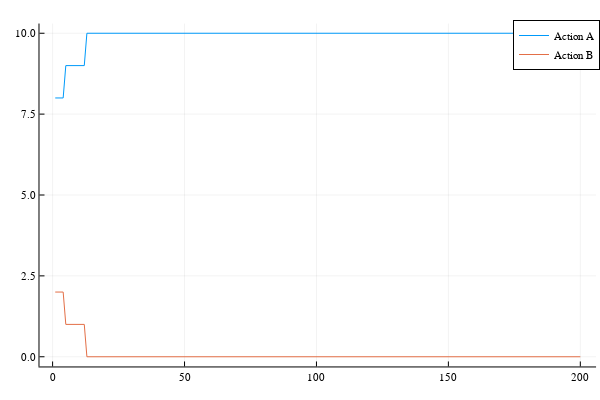

The cell this chart's notebook holds for it:
### Code cell
m = 8
x = time_series(brd_coor, ts_length, [m, N-m])
plot([x[1, :], x[2, :]], label=label_2)

### Figure 1 — Plotly figure (JSON) as saved in the notebook; plotly's stock layout.template omitted (floating-point values rounded to 4 significant figures; data arrays with more than 128 entries replaced by an {"elided": "..."} marker saying what was removed)
{"data": [{"colorbar": {"len": 0.9525, "title": "", "x": 0.9934, "y": 0.5139}, "legendgroup": "Action A", "line": {"color": "rgba(0, 154, 250, 1.000)", "dash": "solid", "shape": "linear", "width": 1}, "mode": "lines", "name": "Action A", "showlegend": true, "type": "scatter", "x": {"elided": "200 int values"}, "xaxis": "x", "y": {"elided": "200 int values"}, "yaxis": "y", "zmax": null, "zmin": null}, {"colorbar": {"len": 0.9525, "title": "", "x": 0.9934, "y": 0.5139}, "legendgroup": "Action B", "line": {"color": "rgba(227, 111, 71, 1.000)", "dash": "solid", "shape": "linear", "width": 1}, "mode": "lines", "name": "Action B", "showlegend": true, "type": "scatter", "x": {"elided": "200 int values"}, "xaxis": "x", "y": {"elided": "200 int values"}, "yaxis": "y", "zmax": null, "zmin": null}], "layout": {"annotations": [], "height": 400, "legend": {"bgcolor": "rgba(255, 255, 255, 1.000)", "bordercolor": "rgba(0, 0, 0, 1.000)", "borderwidth": 1, "font": {"color": "rgba(0, 0, 0, 1.000)", "family": "sans-serif", "size": 11}, "title": {"font": {"color": "rgba(0, 0, 0, 1.000)", "family": "sans-serif", "size": 15}, "text": ""}, "tracegroupgap": 0, "traceorder": "normal", "x": 1, "xanchor": "auto", "y": 1, "yanchor": "auto"}, "margin": {"b": 20, "l": 0, "r": 0, "t": 20}, "paper_bgcolor": "rgba(255, 255, 255, 1.000)", "plot_bgcolor": "rgba(255, 255, 255, 1.000)", "showlegend": true, "width": 600, "xaxis": {"anchor": "y", "domain": [0.06582, 0.9934], "gridcolor": "rgba(0, 0, 0, 0.100)", "gridwidth": 0.5, "linecolor": "rgba(0, 0, 0, 1.000)", "mirror": false, "range": [-4.97, 206.0], "showgrid": true, "showline": true, "showticklabels": true, "tickangle": 0, "tickcolor": "rgb(0, 0, 0)", "tickfont": {"color": "rgba(0, 0, 0, 1.000)", "family": "sans-serif", "size": 11}, "tickmode": "array", "ticks": "inside", "ticktext": ["0", "50", "100", "150", "200"], "tickvals": [0, 50, 100, 150, 200], "title": "", "titlefont": {"color": "rgba(0, 0, 0, 1.000)", "family": "sans-serif", "size": 15}, "type": "-", "visible": true, "zeroline": false, "zerolinecolor": "rgba(0, 0, 0, 1.000)"}, "yaxis": {"anchor": "x", "domain": [0.03762, 0.9902], "gridcolor": "rgba(0, 0, 0, 0.100)", "gridwidth": 0.5, "linecolor": "rgba(0, 0, 0, 1.000)", "mirror": false, "range": [-0.3, 10.3], "showgrid": true, "showline": true, "showticklabels": true, "tickangle": 0, "tickcolor": "rgb(0, 0, 0)", "tickfont": {"color": "rgba(0, 0, 0, 1.000)", "family": "sans-serif", "size": 11}, "tickmode": "array", "ticks": "inside", "ticktext": ["0.0", "2.5", "5.0", "7.5", "10.0"], "tickvals": [0, 2.5, 5, 7.5, 10], "title": "", "titlefont": {"color": "rgba(0, 0, 0, 1.000)", "family": "sans-serif", "size": 15}, "type": "-", "visible": true, "zeroline": false, "zerolinecolor": "rgba(0, 0, 0, 1.000)"}}}
